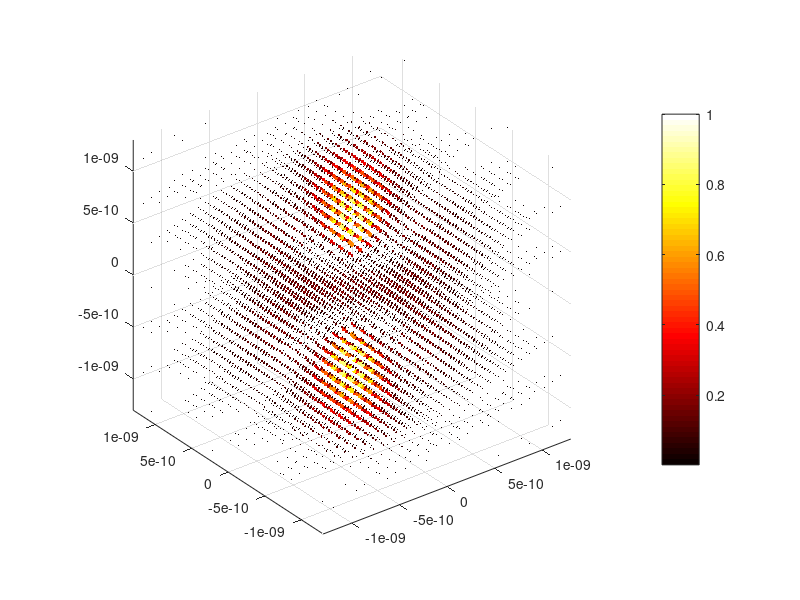

The MATLAB source for this figure:
#n = 1,2...
#l = 0,1...n-1
#m = -l...l

n=4;
l=3;
m=0;

function tpart = THETA(theta,m)
  if (m==0)
    tpart = 1/sqrt(2*pi);
  elseif (m>0)
    tpart = cos(m*theta)./sqrt(2*pi);
  else
    tpart = sin(m*theta)./sqrt(2*pi);
  endif;
 endfunction;

lmod = mod(l, 2);

al=1;
if(l>1)
    if (lmod==0)
        for k = 1:l/2
            j=2*k;
            al=[al,al(k)*((j-2)*(j-1)-l*(l+1))/(j*(j-1))];
        endfor;
    else
        for k = 1:(l-1)/2
        j=2*k+1;
        al=[al,al(k)*((j-2)*(j-1)-l*(l+1))/(j*(j-1))];
        endfor;
    endif;
endif;

sigma=@(x,f,a,b)sum(arrayfun(f,x*ones(1,b-a+1),a:b));

derivfacms=[];
for q=0:floor(l/2)
  derivfacms = [derivfacms,prod((2*q + lmod - abs(m)+1):(2*q + lmod))];
endfor

AL=@(x,k)al(k+1)*derivfacms(k+1)*x^(2*k + lmod - abs(m));
slegendre=@(w)sigma(w,AL,0,floor(l/2));
Legendre=@(w)arrayfun(slegendre,w);

Plm=@(w)(1-w.^2).^(abs(m)/2);

PHI=@(phi)Plm(cos(phi)).*Legendre(cos(phi));

u=9.1*10^-31;
Z=1;
e0=1.6*10^-19;
h=1.1*10^-34;
eps0=8.9*10^-12;

E=-u*Z^2*e0^4/(2*(4*pi*eps0*h*n)^2);

af = 1;
if (l<n-1)
    for k=1:n-1-l
        af=[af,af(k)*(l+k-n)/(k*(k+2*l+1))];
    endfor;
endif;

prob=@(x)abs(x).^2;

AF=@(x,k)af(k+1)*x^k;
sf=@(x)sigma(x,AF,0,n-1-l);
F=@(rho)arrayfun(sf,rho);

rho=@(x)x*sqrt(8*u*abs(E))/h;
U=@(x)x.^(l+1).*e.^(-x/2).*F(x);

R=@(r)U(rho(r))./r;

W=@(r,t,p)R(r).*THETA(t,m).*PHI(p);
W1=@(r,t,p)prob(W(r,t,p));

cart2rho=@(x,y,z)sqrt(x.^2+y.^2+z.^2);
cart2thet=@(x,y,z)atan2(y,x);
cart2phi=@(x,y,z)atan2(sqrt(x.^2+y.^2),z);

W1cart=@(x,y,z)W1(cart2rho(x,y,z),cart2thet(x,y,z),cart2phi(x,y,z));

width =  1.3*10^-9;
distr = 25;

tx=ty=tz=linspace(-width,width,distr);
[xx,yy,zz]=meshgrid(tx,ty,tz);

Ws1 = W1cart(xx,yy,zz);
approxscale = max(max(max(Ws1)));
Ws2 = max(Ws1./approxscale,0.001);
Ws2s = Ws2.*20;

scatter3(xx(:),yy(:),zz(:), Ws2s(:), Ws2(:), 'filled');
colormap hot
colorbar
axis equal tight

#n=1, width = 1.5*10^-10;
#n=2, width = 8*10^-10;
#n=3, width = 1.3*10^-9;

#{
integralarea=triplequad(@(r,t,p)W1(r,t,p).*r.^2*sin(p),0,10^-9,0,2*pi,0,pi,10^-11)
scalefactor = sqrt(integralarea)

Wscaled=@(r,t,p)W(r,t,p)./scalefactor;
#}

#{
x=0:10^-10:10^-8;
plot(x,R(x))
axis("equal","auto");
#}


